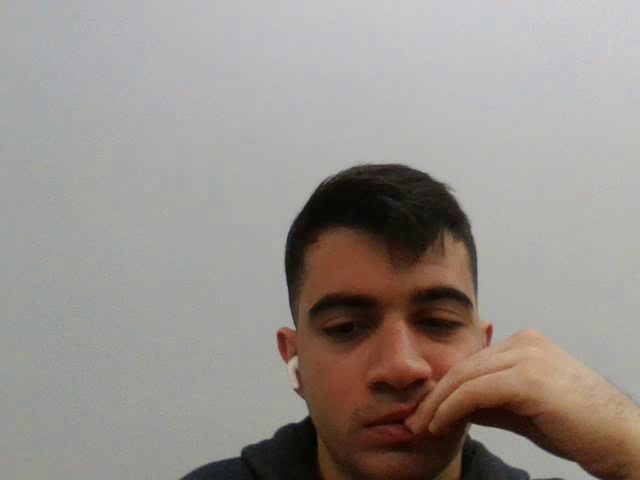
#> input picture frame 24 of Opencv_ile_goruntu_isleme/media/video_kayit.mp4, 640 x 480 px, given in place of MOT17-04-DPM.mp4, which was not available
$ jupyter execute coklu_nesne_takibi.ipynb
#> lines starting #> are read from the running program, lines starting #| are printed output that depends on the picture; after the words box and inside, x2 and y2 are one past the last pixel; in counts of white or black regions, pixels touching at a corner belong together; pictures that were not available may be replaced by others from this repository, and a replacement may not be noted
[cell 1]
import cv2

# Tracker isimleri
OPENCV_OBJECT_TRACKERS = {
    "kcf": cv2.legacy.TrackerKCF_create,
    "csrt": cv2.legacy.TrackerCSRT_create,
    "boosting": cv2.legacy.TrackerBoosting_create,
    "mil": cv2.legacy.TrackerMIL_create,
    "tld": cv2.legacy.TrackerTLD_create,
    "medianflow": cv2.legacy.TrackerMedianFlow_create,
    "mosse": cv2.legacy.TrackerMOSSE_create
}

tracker_name = "kcf"  # Kullanmak istediğiniz tracker'ı buradan değiştirebilirsiniz
trackers = cv2.legacy.MultiTracker_create()

# Video kaynağını tanımlama
video_path ="MOT17-04-DPM.mp4"
  # Video dosyanızın yolunu buraya yazın
cap = cv2.VideoCapture(video_path)

while True:
    ret, frame = cap.read()
#> frame is the input picture: shape (480, 640, 3); mean B, G, R 140.6, 145.6, 152.2
    if not ret:
        break

    # Tracker'ları güncelle
    (success, boxes) = trackers.update(frame)
#> success = True; boxes = ()

    # Bilgi metnini ekle
    info_text = f"Tracker: {tracker_name}, Success: {'Yes' if success else 'No'}"
#> info_text = 'Tracker: kcf, Success: Yes'
    cv2.putText(frame, info_text, (10, 30), cv2.FONT_HERSHEY_SIMPLEX, 0.6, (0, 255, 0), 2)
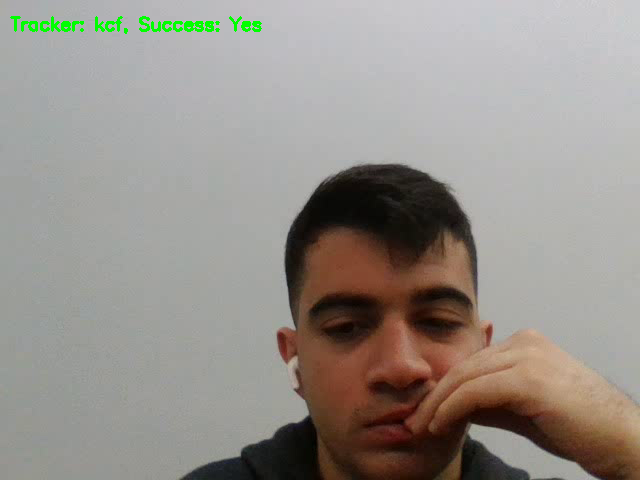
#> frame: shape (480, 640, 3); 0.5% of pixels changed, all inside (x1, y1, x2, y2) = (10, 16, 262, 34)

    # Tüm kutuları çiz
    for box in boxes:
        (x, y, w, h) = [int(v) for v in box]
        cv2.rectangle(frame, (x, y), (x + w, y + h), (0, 255, 0), 2)
#> this loop made 0 passes

    # Frame'i göster
    cv2.imshow("Tracking", frame)

    # Kullanıcıdan ROI seçimini al
    key = cv2.waitKey(1) & 0xFF
#> (key q is pressed here)
    if key == ord("t"):  # 't' tuşuna basarak yeni bir nesne ekle
        box = cv2.selectROI("Tracking", frame, fromCenter=False)
        tracker = OPENCV_OBJECT_TRACKERS[tracker_name]()  # Tracker oluştur
        trackers.add(tracker, frame, box)  # Tracker'ı ekle
    elif key == ord("q"):  # 'q' tuşuna basarak çık
        break

# Kaynakları serbest bırak
cap.release()
cv2.destroyAllWindows()


$ run again, starting later in the video
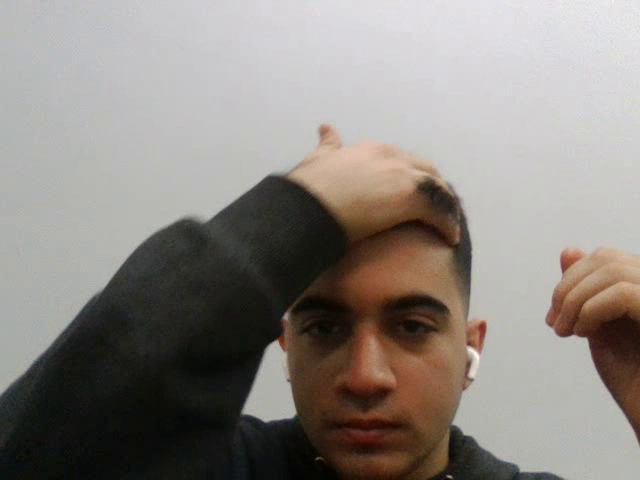
#> input picture frame 111 of Opencv_ile_goruntu_isleme/media/video_kayit.mp4, 640 x 480 px, given in place of MOT17-04-DPM.mp4, which was not available
#> frame is the input picture: shape (480, 640, 3); mean B, G, R 129.6, 134.5, 140.9
#> success = True; boxes = ()
#> info_text = 'Tracker: kcf, Success: Yes'
#> `cv2.putText(frame, info_text, (10, 30), cv2.FONT_HERSHEY_SIMPLEX, 0.6,..`:
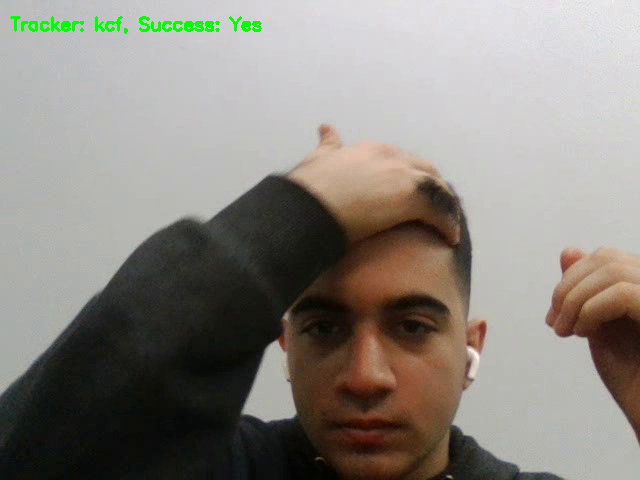
#> frame: shape (480, 640, 3); 0.5% of pixels changed, all inside (x1, y1, x2, y2) = (10, 16, 262, 34)

$ run again, starting later in the video
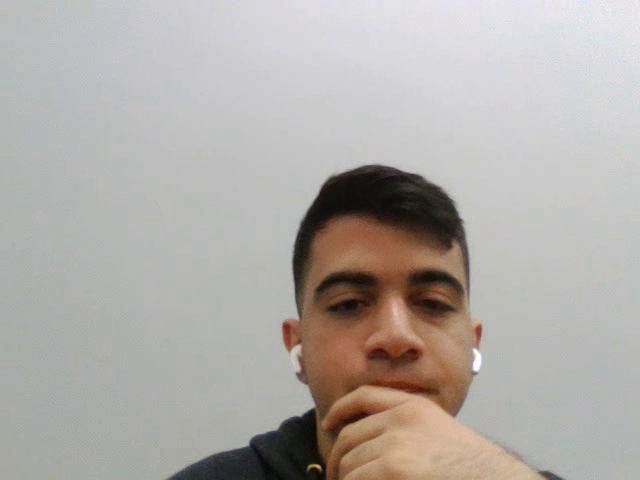
#> input picture frame 198 of Opencv_ile_goruntu_isleme/media/video_kayit.mp4, 640 x 480 px, given in place of MOT17-04-DPM.mp4, which was not available
#> frame is the input picture: shape (480, 640, 3); mean B, G, R 168.6, 172.4, 177.5
#> success = True; boxes = ()
#> info_text = 'Tracker: kcf, Success: Yes'
#> `cv2.putText(frame, info_text, (10, 30), cv2.FONT_HERSHEY_SIMPLEX, 0.6,..`:
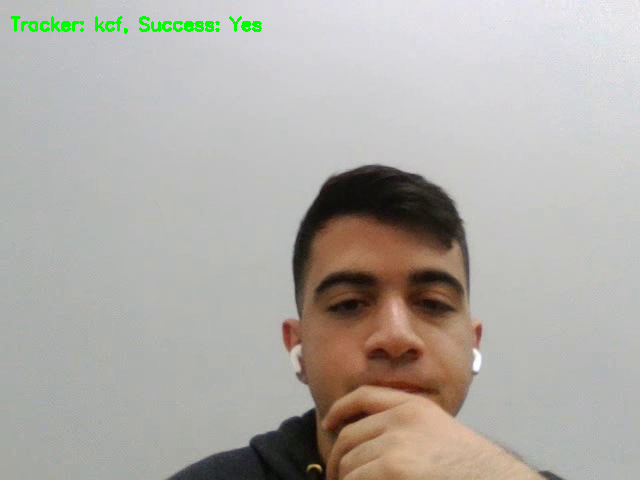
#> frame: shape (480, 640, 3); 0.5% of pixels changed, all inside (x1, y1, x2, y2) = (10, 16, 262, 34)
